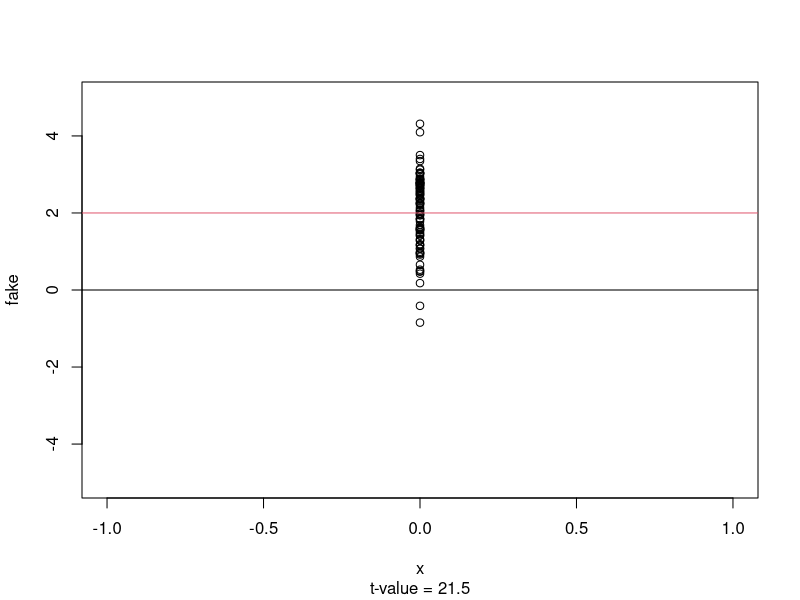
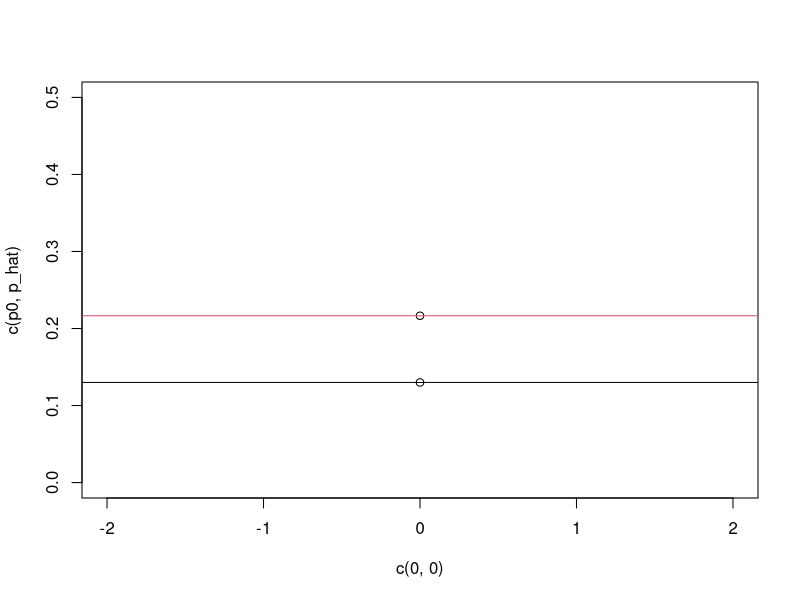

These charts were generated, in order, by the following R code:
## ---- chunk 1

N  <-  100
fake_mean = 2.0
fake  <- rnorm(n = N, mean = fake_mean, sd= 1 )
fake

x  <- rep(0, times=N)
x

file  <- "1030_basic_t_test"
pdf(paste0("~/Downloads/print_and_delete/" , file, ".pdf"))
plot(x, fake, ylim = c(-5, 5), sub = "t-value = 21.5", type = "p")
abline(h = 0)
abline(h = fake_mean, col=2)
dev.off()

# ratio of "error" (difference of expected) to "width" (standard error)
t_value  <- (mean(fake) - 0)/ (sd(fake)/sqrt(N))
t_value # 21.5  large!

## ---- chunk 2

N <- 965
p0 <- 0.13
p_hat <- 209/N  # 0.217

SE <- sqrt(p0*(1-p0)/N)    # 0.011

#
t <- p_hat/SE  # 20.006

# So   reject H0,   so clearly can be RANDOM group.

pdf("~/Downloads/print_and_delete/1030_basic_t.pdf")
plot(x = c(0,0), y=c(p0, p_hat), xlim = c (-2,2), ylim= c(0, .5))
abline(h=p0)
abline(h=p_hat, col=2)
dev.off()

# Method 2
N <- 965
# but 
US <- 350 * 10^6
p0 <- N/US  # 2.77 * 10^-6

p_hat <- 209/(.13 * US) # 4.59 * 10^-6

d <- p_hat - p0  # 1.84 * 10^-6

SE <- sqrt(p0*(1-p0)/N)  # 5.35 * 10 ^-5

t <- d/SE  # 0.034
#####  Binomial #####

# pmf - binomial, x=success, size=throws

dbinom(x=0,size=2, prob=0.5) # n=2, x=0  prob = 0.25
dbinom(x=1, size =2 , prob=0.5) # n=2, x=1 # 0.5
sum(dbinom(x=0:2,size=2, prob=0.5)) # SUM = 1
